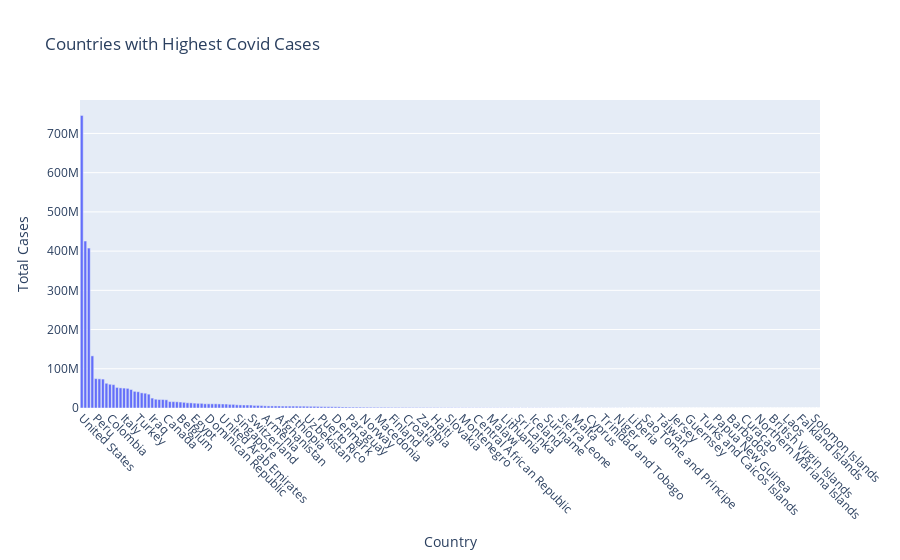

Write notebook code for a chart like this one.
### Code cell
figure = px.bar(data, y='Total Cases', x='Country',
                title="Countries with Highest Covid Cases")
figure.update_layout(xaxis_tickangle=45)
figure.show()

### Figure 1 — Plotly figure (JSON) as saved in the notebook; plotly's stock layout.template omitted (floating-point values rounded to 4 significant figures; data arrays with more than 128 entries replaced by an {"elided": "..."} marker saying what was removed)
{"data": [{"alignmentgroup": "True", "hovertemplate": "Country=%{x}<br>Total Cases=%{y}<extra></extra>", "legendgroup": "", "marker": {"color": "#636efa", "pattern": {"shape": ""}}, "name": "", "offsetgroup": "", "orientation": "v", "showlegend": false, "textposition": "auto", "type": "bar", "x": {"elided": "210 str values"}, "xaxis": "x", "y": {"elided": "210 int values"}, "yaxis": "y"}], "layout": {"barmode": "relative", "legend": {"tracegroupgap": 0}, "title": {"text": "Countries with Highest Covid Cases"}, "xaxis": {"anchor": "y", "domain": [0, 1], "tickangle": 45, "title": {"text": "Country"}}, "yaxis": {"anchor": "x", "domain": [0, 1], "title": {"text": "Total Cases"}}}}
